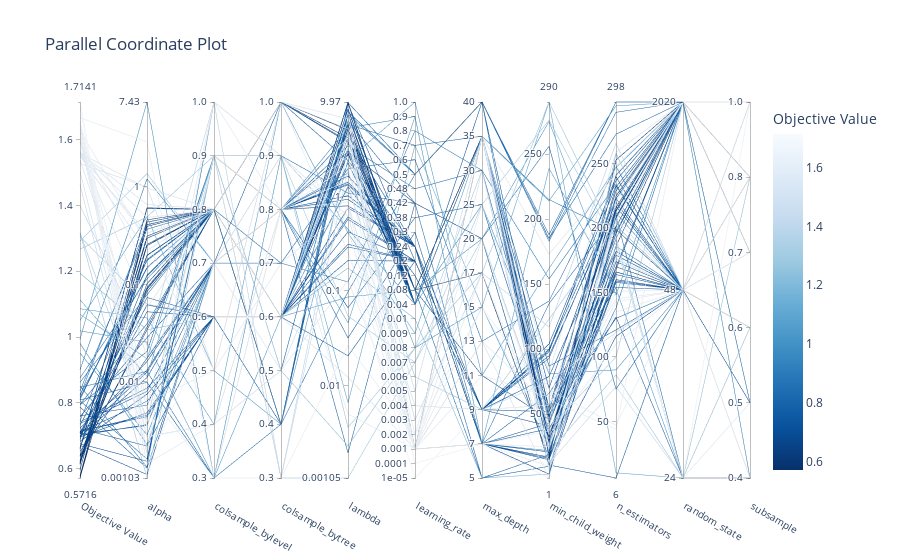

The notebook cell saved with this chart:
### Code cell
from matplotlib import pyplot as plt
fig_study = optuna.visualization.plot_parallel_coordinate(study, params=["lambda", "alpha","colsample_bytree","colsample_bylevel","subsample","learning_rate","n_estimators","max_depth","random_state","min_child_weight"])
fig_study.show()
